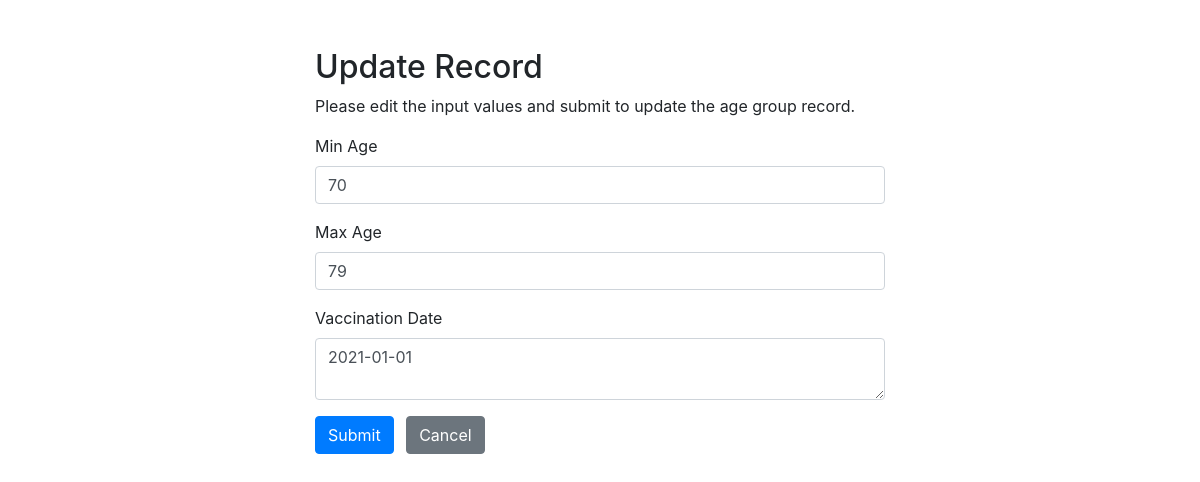
/php/age_group/update.php?age_group_id=2, run on the app's committed database.
### tables this page shows
CREATE TABLE `age_group` (
  `age_group_id` int NOT NULL COMMENT 'primary key',
  `vaccination_date` date DEFAULT NULL COMMENT 'date available for vaccination',
  `min_age` mediumint DEFAULT NULL COMMENT 'minimum age in the group (inclusive)',
  `max_age` mediumint DEFAULT NULL COMMENT 'maximum age in the group (inclusive)',
  PRIMARY KEY (`age_group_id`)
);

### php/age_group/update.php (the view, shortened to what this page needs)
<?php
$link = connect();
$min_age = $max_age = $vaccination_date = "";
$min_age_err = "";
if (isset($_POST["age_group_id"]) && !empty($_POST["age_group_id"])) {
    $age_group_id = $_POST["age_group_id"];
    $input_min_age = (int)(trim($_POST["min_age"]));
    $input_max_age = (int)(trim($_POST["max_age"]));
    if ($input_max_age != 0 && $input_min_age != 0 && $input_min_age > $input_max_age) {
        $min_age_err = "Min age is bigger than Max age";
    }
    $input_vaccination_date = trim($_POST["vaccination_date"]);
    if (empty($min_age_err)) {
        $sql = "";
        $stmt = false;
        if (empty((trim($_POST["min_age"])))) {
            $sql = "UPDATE age_group SET min_age=NULL, max_age=?, vaccination_date=? WHERE age_group_id=?";
            $stmt = mysqli_prepare($link, $sql);
            mysqli_stmt_bind_param($stmt, "isi", $input_max_age, $input_vaccination_date, $age_group_id);
        } else if (empty((trim($_POST["max_age"])))) {
            $sql = "UPDATE age_group SET min_age=?, max_age=NULL, vaccination_date=? WHERE age_group_id=?";
            $stmt = mysqli_prepare($link, $sql);
            mysqli_stmt_bind_param($stmt, "isi", $input_min_age, $input_vaccination_date, $age_group_id);
        } else {
            $sql = "UPDATE age_group SET min_age=?, max_age=?, vaccination_date=? WHERE age_group_id=?";
            $stmt = mysqli_prepare($link, $sql);
            mysqli_stmt_bind_param($stmt, "iisi", $input_min_age, $input_max_age, $input_vaccination_date, $age_group_id);
        }
        if ($stmt) {
            if (mysqli_stmt_execute($stmt)) {
                header("location: age_group.php");
                exit();
            } else {
                echo "Oops! Something went wrong. Please try again later.";
            }
        }
        mysqli_stmt_close($stmt);
    }
    mysqli_close($link);
} else {
    if (isset($_GET["age_group_id"]) && !empty(trim($_GET["age_group_id"]))) {
        $sql = "SELECT * FROM age_group WHERE age_group_id = ?";
        if ($stmt = mysqli_prepare($link, $sql)) {
            mysqli_stmt_bind_param($stmt, "i", $param_id);
            if (mysqli_stmt_execute($stmt)) {
                $result = mysqli_stmt_get_result($stmt);
                if (mysqli_num_rows($result) == 1) {
                    $row = mysqli_fetch_array($result, MYSQLI_ASSOC);
                    $min_age = $row["min_age"];
                    $max_age = $row["max_age"];
                    $vaccination_date = $row["vaccination_date"];
                } else {
                    header("location: error.php");
                    exit();
                }
            } else {
                echo "Oops! Something went wrong. Please try again later.";
            }
        }
    } else {
        header("location: error.php");
        exit();
    }
}
?>
<!DOCTYPE html>
<html lang="en">
<head>
    <link rel="stylesheet" href="https://stackpath.bootstrapcdn.com/bootstrap/4.5.2/css/bootstrap.min.css">
</head>
<body>
    <div class="wrapper">
        <div class="container-fluid">
            <div class="row">
                <div class="col-md-12">
                    <h2 class="mt-5">Update Record</h2>
                    <p>Please edit the input values and submit to update the age group record.</p>
                    <form action="<?php echo htmlspecialchars(basename($_SERVER['REQUEST_URI'])); ?>" method="post">
                        <div class="form-group">
                            <label>Min Age</label>
                            <input type="text" name="min_age" class="form-control" value="<?php echo $min_age; ?>">
                        </div>
                        <div class="form-group">
                            <label>Max Age</label>
                            <input type="text" name="max_age" class="form-control" value="<?php echo $max_age; ?>">
                        </div>
                        <div class="form-group">
                            <label>Vaccination Date</label>
                            <textarea name="vaccination_date" class="form-control"><?php echo $vaccination_date; ?></textarea>
                        </div>
                        <input type="submit" class="btn btn-primary" value="Submit">
                        <a href="age_group.php" class="btn btn-secondary ml-2">Cancel</a>
                    </form>
                </div>
            </div>
        </div>
    </div>
</body>
</html>

### php/age_group/update.php (style rules this page uses)
.wrapper { width: 600px; margin: 0 auto; }

### data on the page
age_group: min_age "70", max_age "79", vaccination_date "2021-01-01"
